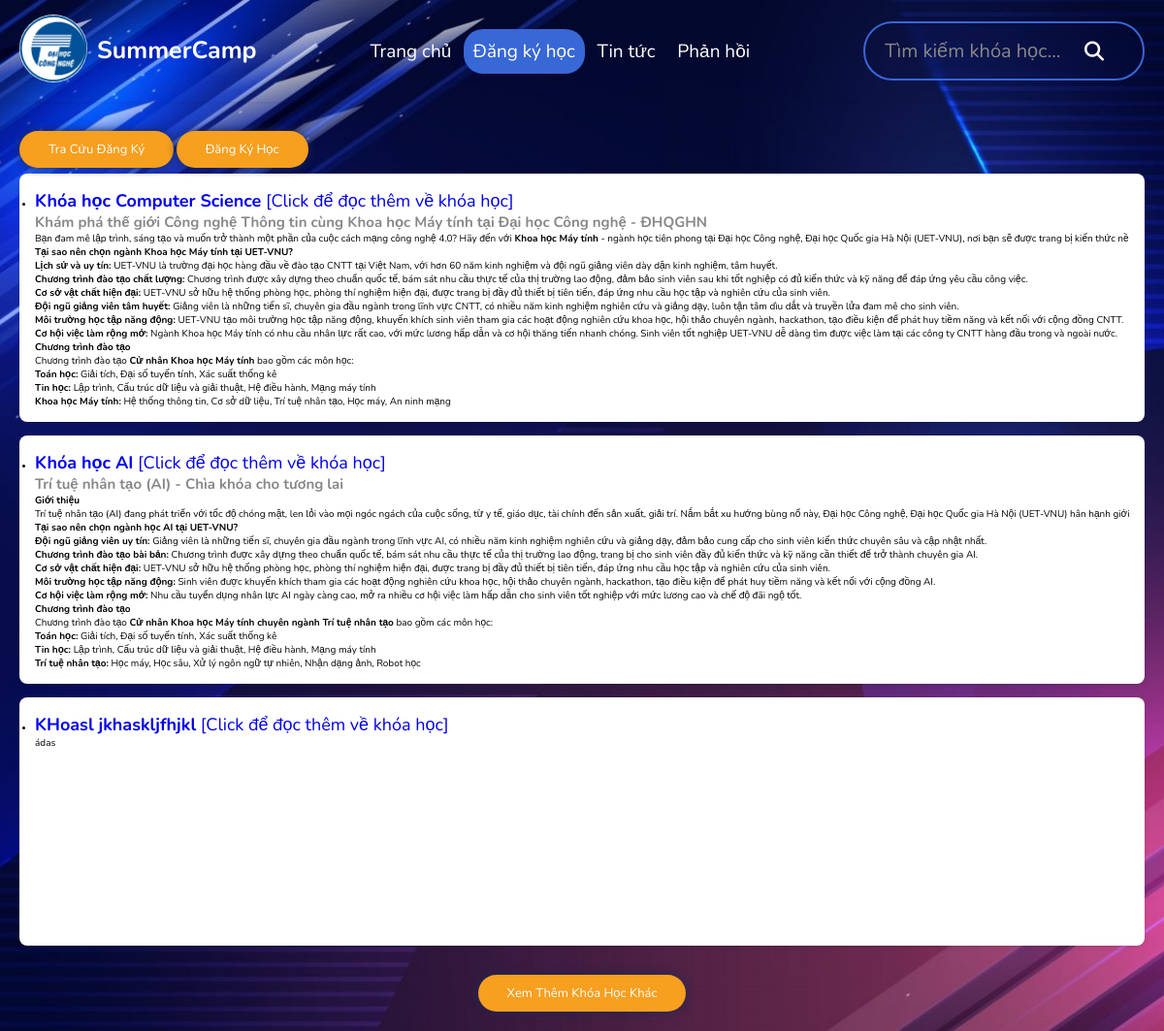
Screenshot of /courses with the database file from the repository.
### blog/models.py (models this page shows, shortened)
class Course(models.Model):
    title = models.CharField(max_length=200)
    content = RichTextField()  # Use RichTextField instead of TextField
    author = models.ForeignKey(settings.AUTH_USER_MODEL, on_delete=models.CASCADE)
    created_at = models.DateTimeField(auto_now_add=True)
    updated_at = models.DateTimeField(auto_now=True)
    capacity = models.PositiveIntegerField(default=30)
    registered_students = models.ManyToManyField('Student', through='Registration')

### blog/views.py (the view)
# urls.py: path('courses',views.courses,name='courses'),
def courses(request):
    query = request.GET.get('q')
    if query:
        courses = Course.objects.filter(
            Q(title__icontains=query) |
            Q(content__icontains=query)
        )
    else:
        courses = Course.objects.all()
    return render(request,'blog/courses.html', {'courses':courses})

### blog/templates/blog/courses.html (shortened to what this page needs)
{% load static %}
<!DOCTYPE html>
<html lang="en">
<head>
    <link rel="stylesheet" href="https://cdnjs.cloudflare.com/ajax/libs/font-awesome/6.5.2/css/all.min.css">
    <link rel="stylesheet" href="{% static 'css/style.css' %}">
</head>
<body>
    <header class="header">
        <section class="flex">
            <a href="{% url 'index' %}" class="logo"><img src="{% static 'img/logo.png' %}" alt=""><span>Summer</span><br><span>Camp</span></a>
            <div class="sidebar">
                <nav class="navbar">
                    <a href="{% url 'index' %}"><span>Trang chủ</span></a>
                    <a href="{% url 'courses' %}"class="active"><span>Đăng ký học</span></a>
                    <a href="{% url 'news' %}"><span>Tin tức</span></a>
                    <a href="{% url 'feedback' %}" ><span>Phản hồi</span></a>
                </nav>
            </div>
            <form method="GET" action="{% url 'courses' %}" class="search-form">
                <input type="text" name="q" placeholder="Tìm kiếm khóa học..." value="{{ query }}">
                <button type="submit" class="fas fa-search" name="search_box"></button>
        </section>
    </header>
<section>
    <div class="more-btn" style="position: absolute;">
    <a href="{% url 'lookup_registration' %}" class="inline-option-btn">Tra cứu đăng ký</a>
    <a href="{% url 'register' %}" class="inline-option-btn" >Đăng ký học</a>
    </div>
</section>
<section class="courses">
    {% for course in courses %}
    <br>
    <div class="search-box-container" style="  background-color: #fff;
    border-radius: 8px;
    box-shadow: 0 2px 4px rgba(0, 0, 0, 0.1);
    padding: 16px; ">
        <ul class="search-result" >
            <div>
                <li>
                    <a href="{% url 'course_detail' course.pk %}" style="font-size: large;"><strong>{{ course.title }}</strong> [Click để đọc thêm về khóa học]</a>
                    <div style="height: 200px;
                    white-space: nowrap;
                    overflow: hidden;
                    text-overflow: ellipsis;">{{ course.content | safe }}
                    </div>
                </li>
            </div>
        </ul>
    </div>
    {% endfor %}
    <div class="more-btn">
       <a href="{% url 'courses' %}" class="inline-option-btn">Xem thêm khóa học khác</a>
    </div>
 </section>
</body>
</html>

### static/css/style.css (style rules this page uses)
:root { --main-color: #3867d6; --red: #EA2027; --orange: #F79F1F; --white: #fff; --black: #192a56; --light-color: #888; --ligh-bg: #eee; --border: .1rem solid var(--main-color); }
* { font-family: 'Nunito', sans-serif; margin: 0; padding: 0; box-sizing: border-box; outline: black; border: black; text-decoration: none; }
html { margin: 0; padding: 0; height: 100%; width: 100%; font-size: 62.5%; overflow-x: hidden; }
body { margin: 0; padding: 0; height: 100%; width: 100%; background: url(../img/bg.jpg); background-size: cover; background-position: center; padding-left: 0; }
section { padding: 2rem; max-width: 1200px; margin: 0 auto; }
.btn, .option-btn, .delete-btn, .inline-btn, .inline-option-btn, .inline-delete-btn { border-radius: .5rem; padding: 1rem 3rem; font-size: 1.3rem; color: #fff; margin-top: 1rem; text-transform: capitalize; cursor: pointer; text-align: center; border-radius: 2rem; box-shadow: 0 0 10px var(--black); }
.inline-btn, .inline-option-btn, .inline-delete-btn { display: inline-block; }
.option-btn, .inline-option-btn { background-color: var(--orange); }
.header { align-items: center; background: transparent; position: sticky; top: 0; left: 0; right: 0; z-index: 1000; box-shadow: 0 1px 3px rgba(0,0,0,0.1); }
.header .flex { padding: 1.5rem 2rem; position: relative; display: flex; align-items: center; justify-content: space-between; color: var(--main-color); }
.header .flex .logo { font-size: 2.5rem; color: var(--black); font-weight: bolder; display: flex; }
.header .flex .logo img { margin-right: 1rem; }
.header .flex .logo span { align-items: center; display: inline-block; color:var(--white); padding-top: 2rem; }
.header .flex a img { height: 7rem; width: 7rem; border-radius: 50%; object-fit: cover; margin-bottom: 0.5rem; }
.header .flex .search-form { width: 25%; border-radius: 3rem; display: flex; align-items: center; gap: 2rem; padding: 1.5rem 2rem; border: 2px solid var(--main-color); backdrop-filter: blur(0.5rem); }
.header .flex .search-form input[type="text"] { width: 100%; background: none; font-size: 2rem; }
.header .flex .search-form button { font-size: 2rem; color: var(--white); cursor: pointer; background: transparent; }
.search-form { color: var(--main-color); backdrop-filter: blur(.2rem); }
.search-form input { color: var(--main-color); }
.search-form input::placeholder { color: var(--light-color); }
.header .flex .sidebar .navbar a { font-size: 1.9rem; color: var(--white); height: 5rem; cursor: pointer; width: 10%; line-height: 4rem; background: transparent; text-align: center; padding: 1rem; border-radius: 2rem; }
.header .flex .sidebar .navbar a.active { color: var(--white); background-color: var(--main-color); }
.notify .box-container p,h2 { font-size: 1.5rem; color: var(--light-color); }
.courses .more-btn { text-align: center; margin-top: 2rem; }
.search-box-container { background-color: #fff; border-radius: 8px; box-shadow: 0 2px 4px rgba(0, 0, 0, 0.1); padding: 16px; }

### rows the page displays
Course: title "Khóa học Computer Science", content "Khám phá thế giới Công nghệ Thông tin cùng Khoa học Máy tính tại Đại học Công nghệ - ĐHQGHN Bạn đam mê lập trình, sáng tạo và muốn trở thành một phần của cuộc cách mạng công nghệ 4.0? Hãy đến với Khoa học Máy tính - ngành học tiên phong tại Đại học Công nghệ, Đại học Quốc gia Hà Nội (UET-VNU), nơi bạn sẽ được trang bị kiến thức Tại sao nên chọn ngành Khoa học Máy tính tại UET-VNU? Lịch sử và uy tín: UET-VNU là trường đại học hàng đầu về đào tạo CNTT tại Việt Nam, với hơn 60 năm kinh nghiệm và đội ngũ giảng viên dày dặn kinh nghiệm, tâm huyết. Chương trình đào tạo chất lượng: Chương trình được xây dựng theo chuẩn quốc tế, bám sát nhu cầu thực tế của thị trường lao động, đảm bảo sinh viên sau…"
Course: title "Khóa học AI", content "Trí tuệ nhân tạo (AI) - Chìa khóa cho tương lai Giới thiệu Trí tuệ nhân tạo (AI) đang phát triển với tốc độ chóng mặt, len lỏi vào mọi ngóc ngách của cuộc sống, từ y tế, giáo dục, tài chính đến sản xuất, giải trí. Nắm bắt xu hướng bùng nổ này, Đại học Công nghệ, Đại học Quốc gia Hà Nội (UET-VNU) hân hạnh gi Tại sao nên chọn ngành học AI tại UET-VNU? Đội ngũ giảng viên uy tín: Giảng viên là những tiến sĩ, chuyên gia đầu ngành trong lĩnh vực AI, có nhiều năm kinh nghiệm nghiên cứu và giảng dạy, đảm bảo cung cấp cho sinh viên kiến thức chuyên sâu và cập nhật nhất. Chương trình đào tạo bài bản: Chương trình được xây dựng theo chuẩn quốc tế, bám sát nhu cầu thực tế của thị trường lao động, trang…"
Course: title "KHoasl jkhaskljfhjkl", content "ádas"
